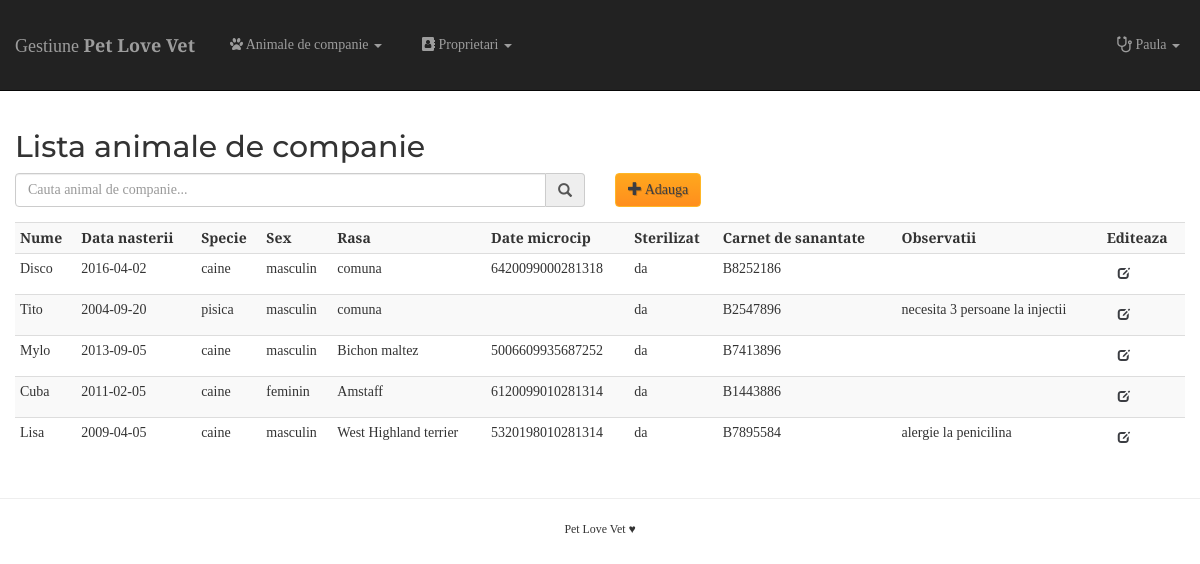
The page /pets.php (signed in) on the database its author committed.
### tables this page shows
CREATE TABLE `pet_info` (
  `id` int(11) NOT NULL,
  `pet_name` varchar(30) NOT NULL,
  `pet_dob` date NOT NULL,
  `pet_species` varchar(30) NOT NULL,
  `gender` varchar(10) NOT NULL,
  `pet_breed` varchar(40) NOT NULL,
  `cip_data` varchar(40) DEFAULT NULL,
  `steryl` varchar(10) NOT NULL,
  `pet_pass` varchar(40) DEFAULT NULL,
  `id_owner` int(11) NOT NULL,
  `obs` varchar(255) DEFAULT NULL
);

### pets.php (the view, shortened to what this page needs)
<?php
include('includes/connection.php');
$query = "SELECT * FROM pet_info";
$result = mysqli_query( $conn, $query );
include('header.php');
?>
    <div class="container-fluid">
        <h2>Lista animale de companie</h2>
        <div class="row">
            <div class="col-xs-12 col-sm-6">
                    <div class="form-group">
                        <div class="input-group">
                            <input type="text" class="form-control" name="pet_search" id="pet_search" placeholder="Cauta animal de companie...">
                                <span class="input-group-addon"><i class="glyphicon glyphicon-search"></i></span>
                        </div>
                    </div>
            </div>
            <div class="col-xs-12 col-sm-6">
                <a href="add_p.php" type="button" class="btn management-button"><span class="glyphicon glyphicon-plus"></span> Adauga</a>
            </div>
        </div>
        <div class="row">
            <div class="col-sm-12">
                <table class="table table-striped table-responsive table-condensed" id="pet_table">
                    <tr>
                        <th>Nume</th>
                        <th>Data nasterii</th>
                        <th>Specie</th>
                        <th>Sex</th>
                        <th>Rasa</th>
                        <th>Date microcip</th>
                        <th>Sterilizat</th>
                        <th>Carnet de sanantate</th>
                        <th>Observatii</th>
                        <th>Editeaza</th>
                    </tr>
                    <?php
                    if( mysqli_num_rows($result) > 0 ) {
                        while( $row = mysqli_fetch_assoc($result) ) {
                            echo "<tr>";
                            echo "<td>" . $row['pet_name'] . "</td>
                                    <td>" . $row['pet_dob'] . "</td>
                                    <td>" . $row['pet_species'] . "</td>
                                    <td>" . $row['gender'] . "</td>
                                    <td>" . $row['pet_breed'] . "</td>
                                    <td>" . $row['cip_data'] . "</td>
                                    <td>" . $row['steryl'] . "</td>
                                    <td>" . $row['pet_pass'] . "</td>
                                    <td>" . $row['obs'] . "</td>";
                            echo '<td><a href="edit_p.php?id=' . $row['id'] . '" type="button" class="btn btn-sm">
                                    <span class="glyphicon glyphicon-edit"></span>
                                    </a></td>';
                            echo "</tr>";
                        }
                    } else {
                        echo "<div class='alert alert-warning'>Nu s-au gasit pacienti!</div>";
                    }
                    ?>
                </table>
            </div>
        </div>
    </div>
    <footer class="text-center">
        <hr>
        <small>Pet Love Vet &hearts;</small>
    </footer>
</body>
</html>

### style/style.css (style rules this page uses)
body { font-family: 'PT Serif', serif; }
h1, h2, h3, h4, h5, h6 { font-family: 'Montserrat', sans-serif; }
a:link { text-decoration: none; color: #3B3D42; }
.management-body { padding-top: 110px; }
.management-button { border:1px solid #FFB726; text-shadow: 1px 1px 0 rgba(0, 0, 0, 0.2); background-image: -webkit-gradient(linear, left top, left bottom, from(#ffa81d), to(#ff8e1d)); background-image: -webkit-linear-gradient(top, #ffa81d, #ff8e1d); background-image: -moz-linear-gradient(top, #ffa81d, #ff8e1d); background-image: -ms-linear-gradient(top, #ffa81d, #ff8e1d); background-image: -o-linear-gradient(top, #ffa81d, #ff8e1d); background-image: linear-gradient(to bottom, #ffa81d, #ff8e1d); }

### rows shown on the page
pet_info: pet_name "Disco", pet_dob "2016-04-02", pet_species "caine", gender "masculin", pet_breed "comuna", cip_data "6420099000281318", steryl "da", pet_pass "B8252186"
pet_info: pet_name "Tito", pet_dob "2004-09-20", pet_species "pisica", gender "masculin", pet_breed "comuna", steryl "da", pet_pass "B2547896", obs "necesita 3 persoane la injectii"
pet_info: pet_name "Mylo", pet_dob "2013-09-05", pet_species "caine", gender "masculin", pet_breed "Bichon maltez", cip_data "5006609935687252", steryl "da", pet_pass "B7413896"
pet_info: pet_name "Cuba", pet_dob "2011-02-05", pet_species "caine", gender "feminin", pet_breed "Amstaff", cip_data "6120099010281314", steryl "da", pet_pass "B1443886"
pet_info: pet_name "Lisa", pet_dob "2009-04-05", pet_species "caine", gender "masculin", pet_breed "West Highland terrier", cip_data "5320198010281314", steryl "da", pet_pass "B7895584", obs "alergie la penicilina"

### other values the page prints
$_SESSION['loggedInUser'] "Paula"
